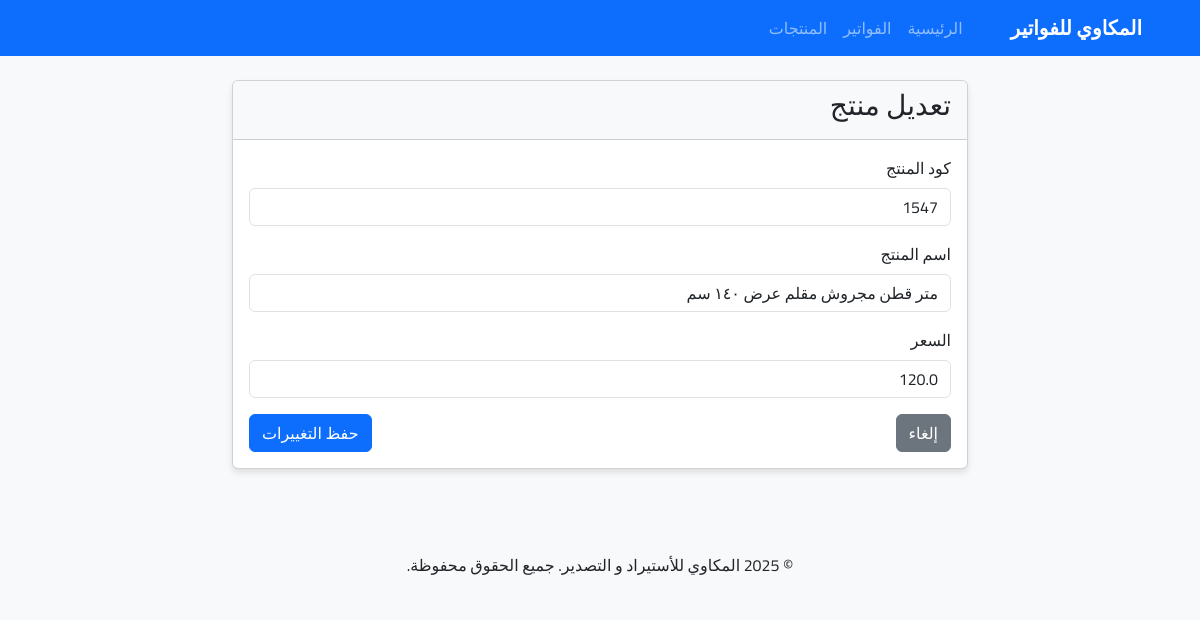
/products/edit/11, run on the app's committed database.
### tables this page shows
CREATE TABLE products (
        id INTEGER PRIMARY KEY AUTOINCREMENT,
        code TEXT UNIQUE NOT NULL,
        name TEXT NOT NULL,
        price REAL NOT NULL
    );

### app.py (the view, shortened to what this page needs)
@app.route('/products/edit/<int:product_id>', methods=['GET', 'POST'])
def edit_product(product_id):
    product = database.get_product(product_id)
    return render_template('product_form.html', product=product)

### database.py (called while the page is built)
def get_db_connection():
    conn = sqlite3.connect(DB_PATH)
    conn.row_factory = sqlite3.Row
    return conn

def get_product(product_id):
    conn = get_db_connection()
    product = conn.execute('SELECT * FROM products WHERE id = ?', (product_id,)).fetchone()
    conn.close()
    return product

### templates/product_form.html (shortened to what this page needs)
{% extends 'base.html' %}
{% block content %}
<div class="row justify-content-center">
    <div class="col-md-8">
        <div class="card">
            <div class="card-header">
                <h3>{% if product %}تعديل منتج{% else %}إضافة منتج جديد{% endif %}</h3>
            </div>
            <div class="card-body">
                <form method="post">
                    <div class="mb-3">
                        <label for="code" class="form-label">كود المنتج</label>
                        <input type="text" class="form-control" id="code" name="code"
                               value="{{ product.code if product else '' }}" required>
                    </div>
                    <div class="mb-3">
                        <label for="name" class="form-label">اسم المنتج</label>
                        <input type="text" class="form-control" id="name" name="name"
                               value="{{ product.name if product else '' }}" required>
                    </div>
                    <div class="mb-3">
                        <label for="price" class="form-label">السعر</label>
                        <input type="number" class="form-control" id="price" name="price" step="0.01" min="0"
                               value="{{ product.price if product else '' }}" required>
                    </div>
                    <div class="d-flex justify-content-between">
                        <a href="{{ url_for('products') }}" class="btn btn-secondary">إلغاء</a>
                        <button type="submit" class="btn btn-primary">
                            {% if product %}حفظ التغييرات{% else %}إضافة المنتج{% endif %}
                        </button>
                    </div>
                </form>
            </div>
        </div>
    </div>
</div>
{% endblock %}

### templates/base.html (style rules this page uses)
body { font-family: 'Cairo', sans-serif; background-color: #f8f9fa; }
.card { box-shadow: 0 4px 6px rgba(0, 0, 0, 0.1); margin-bottom: 20px; }
.card-header { font-weight: bold; background-color: #f8f9fa; }

### data on the page
products: code "1547", name "متر قطن مجروش مقلم عرض ١٤٠ سم", price "120.0"
